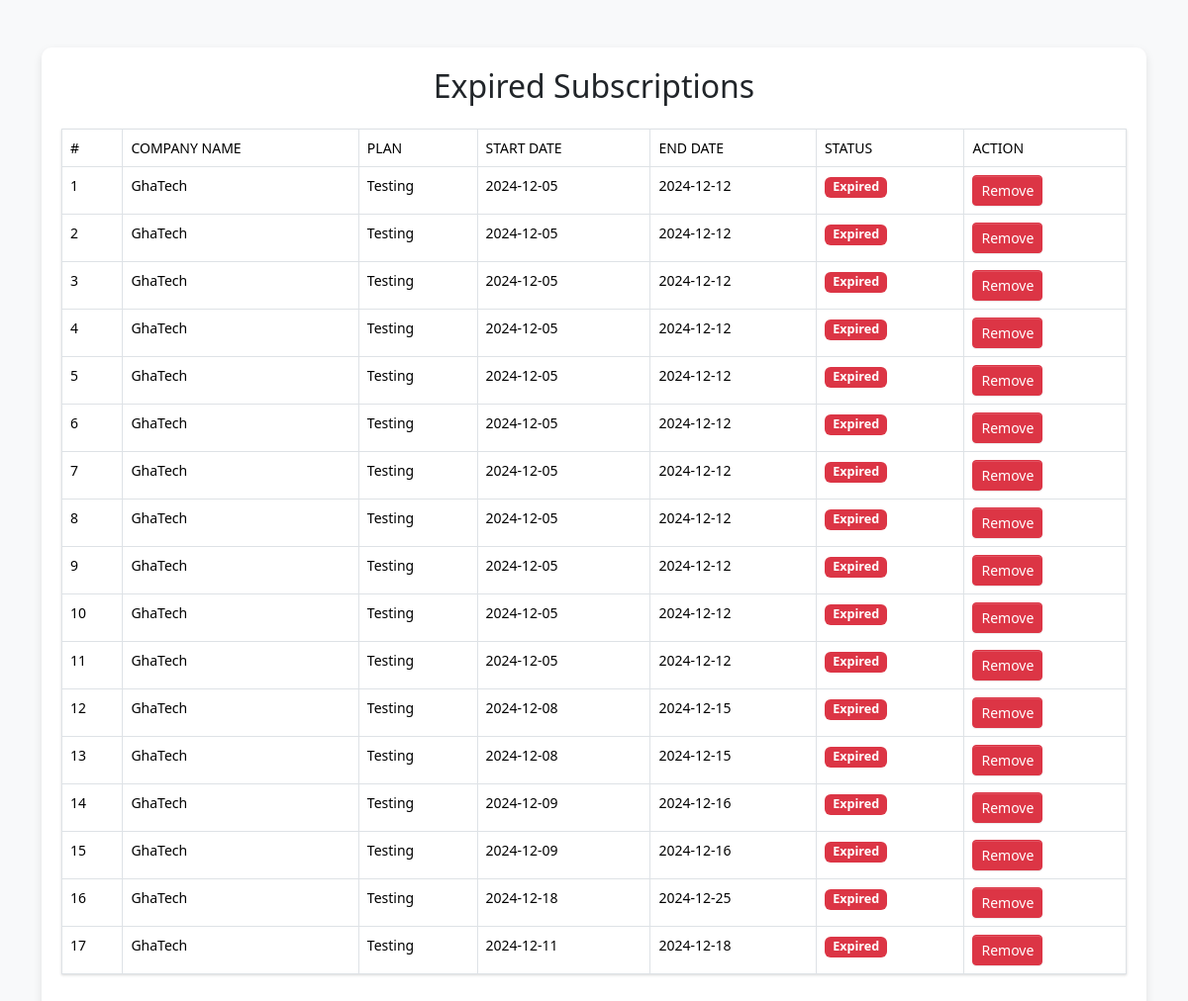
/Admin/expired_subscriptions.php (signed in), run on the app's committed database.
### tables this page shows
CREATE TABLE `subscriptions` (
  `id` int(11) NOT NULL,
  `company_id` int(11) NOT NULL,
  `plan` enum('Testing','StarterFlow','GrowthFlow','PowerFlow','CustomFlow') NOT NULL,
  `start_date` date NOT NULL,
  `end_date` date NOT NULL,
  `status` enum('pending','active','cancelled','expired') NOT NULL DEFAULT 'pending',
  `payment_method` enum('Paystack','Stripe','Free') NOT NULL
);

CREATE TABLE `companies` (
  `company_id` int(11) NOT NULL,
  `company_name` varchar(255) NOT NULL,
  `company_email` varchar(255) NOT NULL,
  `password` varchar(255) NOT NULL,
  `industry` varchar(100) NOT NULL,
  `company_size` varchar(50) NOT NULL,
  `contact_email` varchar(255) NOT NULL,
  `contact_phone` varchar(20) NOT NULL,
  `address` text NOT NULL,
  `registration_date` datetime DEFAULT current_timestamp(),
  `role` enum('admin','company') DEFAULT 'company'
);

### Admin/expired_subscriptions.php (the view, shortened to what this page needs)
<?php
include '../inc/DB_connection.php';
try {
    $query = "SELECT s.id, c.company_name, s.plan, s.start_date, s.end_date, s.status
              FROM subscriptions s
              JOIN companies c ON s.company_id = c.company_id
              WHERE s.end_date < CURDATE() AND s.status = 'active'";
    $stmt = $conn->prepare($query);
    $stmt->execute();
    $expired_subscriptions = $stmt->fetchAll(PDO::FETCH_ASSOC);
} catch (Exception $e) {
    die("Error fetching expired subscriptions: " . $e->getMessage());
}
?>
<!DOCTYPE html>
<html lang="en">
<head>
    <link rel="stylesheet" href="../css/bootstrap.min.css">
    <link rel="stylesheet" href="https://stackpath.bootstrapcdn.com/bootstrap/5.3.3/css/bootstrap.min.css">
</head>
<body>
    <div class="container mt-5">
        <div class="table-container">
            <h2 class="text-center mb-4">Expired Subscriptions</h2>
            <table class="table table-hover table-bordered">
                <thead>
                    <tr>
                        <th>#</th>
                        <th>Company Name</th>
                        <th>Plan</th>
                        <th>Start Date</th>
                        <th>End Date</th>
                        <th>Status</th>
                        <th>Action</th>
                    </tr>
                </thead>
                <tbody>
                    <?php if (!empty($expired_subscriptions)): ?>
                        <?php foreach ($expired_subscriptions as $index => $subscription): ?>
                            <tr>
                                <td><?= $index + 1 ?></td>
                                <td><?= htmlspecialchars($subscription['company_name']) ?></td>
                                <td><?= htmlspecialchars($subscription['plan']) ?></td>
                                <td><?= htmlspecialchars($subscription['start_date']) ?></td>
                                <td><?= htmlspecialchars($subscription['end_date']) ?></td>
                                <td>
                                    <span class="badge badge-expired">Expired</span>
                                </td>
                                <td>
                                    <form method="POST" action="remove_expired_subscription.php" class="d-inline">
                                        <button type="submit" class="btn btn-danger btn-sm">Remove</button>
                                    </form>
                                </td>
                            </tr>
                        <?php endforeach; ?>
                    <?php else: ?>
                        <tr>
                            <td colspan="7" class="text-center text-muted">No expired subscriptions found.</td>
                        </tr>
                    <?php endif; ?>
                </tbody>
            </table>
        </div>
    </div>
</body>
</html>

### Admin/expired_subscriptions.php (style rules this page uses)
body { background-color: #f8f9fa; }
.table-container { background: #ffffff; padding: 20px; border-radius: 10px; box-shadow: 0 4px 10px rgba(0, 0, 0, 0.1); }
.table thead { background-color: #007bff; color: #ffffff; }
.table tbody tr:nth-child(even) { background-color: #f2f2f2; }
.badge-expired { background-color: #dc3545; color: #ffffff; font-size: 0.9em; }

### data on the page
subscriptions: company.company_name "GhaTech", plan "Testing", start_date "2024-12-05", end_date "2024-12-12"
subscriptions: company.company_name "GhaTech", plan "Testing", start_date "2024-12-05", end_date "2024-12-12"
subscriptions: company.company_name "GhaTech", plan "Testing", start_date "2024-12-05", end_date "2024-12-12"
subscriptions: company.company_name "GhaTech", plan "Testing", start_date "2024-12-05", end_date "2024-12-12"
subscriptions: company.company_name "GhaTech", plan "Testing", start_date "2024-12-05", end_date "2024-12-12"
subscriptions: company.company_name "GhaTech", plan "Testing", start_date "2024-12-05", end_date "2024-12-12"
subscriptions: company.company_name "GhaTech", plan "Testing", start_date "2024-12-05", end_date "2024-12-12"
subscriptions: company.company_name "GhaTech", plan "Testing", start_date "2024-12-05", end_date "2024-12-12"
subscriptions: company.company_name "GhaTech", plan "Testing", start_date "2024-12-05", end_date "2024-12-12"
subscriptions: company.company_name "GhaTech", plan "Testing", start_date "2024-12-05", end_date "2024-12-12"
subscriptions: company.company_name "GhaTech", plan "Testing", start_date "2024-12-05", end_date "2024-12-12"
subscriptions: company.company_name "GhaTech", plan "Testing", start_date "2024-12-08", end_date "2024-12-15"
subscriptions: company.company_name "GhaTech", plan "Testing", start_date "2024-12-08", end_date "2024-12-15"
subscriptions: company.company_name "GhaTech", plan "Testing", start_date "2024-12-09", end_date "2024-12-16"
subscriptions: company.company_name "GhaTech", plan "Testing", start_date "2024-12-09", end_date "2024-12-16"
subscriptions: company.company_name "GhaTech", plan "Testing", start_date "2024-12-18", end_date "2024-12-25"
subscriptions: company.company_name "GhaTech", plan "Testing", start_date "2024-12-11", end_date "2024-12-18"
